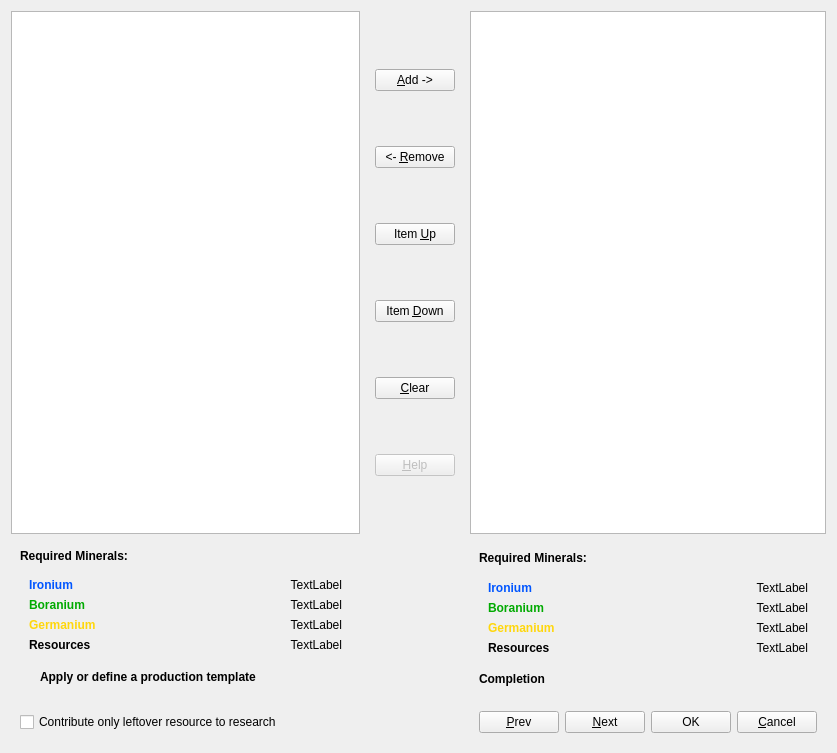
<?xml version="1.0" encoding="UTF-8"?>
<ui version="4.0">
 <class>ProductionQueueDialog</class>
 <widget class="QWidget" name="ProductionQueueDialog">
  <property name="geometry">
   <rect>
    <x>0</x>
    <y>0</y>
    <width>837</width>
    <height>753</height>
   </rect>
  </property>
  <property name="windowTitle">
   <string>Production Queue</string>
  </property>
  <layout class="QGridLayout" name="gridLayout">
   <item row="1" column="0">
    <widget class="QWidget" name="widget_2" native="true">
     <layout class="QVBoxLayout" name="verticalLayout_2">
      <item>
       <widget class="QLabel" name="label_2">
        <property name="font">
         <font>
          <bold>true</bold>
         </font>
        </property>
        <property name="text">
         <string>Required Minerals:</string>
        </property>
       </widget>
      </item>
      <item>
       <widget class="QWidget" name="widget_4" native="true">
        <layout class="QFormLayout" name="formLayout">
         <item row="0" column="0">
          <widget class="QLabel" name="ironiumLabel1">
           <property name="font">
            <font>
             <bold>true</bold>
            </font>
           </property>
           <property name="styleSheet">
            <string notr="true">color: rgb(0, 85, 255)</string>
           </property>
           <property name="text">
            <string>Ironium</string>
           </property>
          </widget>
         </item>
         <item row="0" column="1">
          <widget class="QLabel" name="ironiumValueLabel1">
           <property name="text">
            <string>TextLabel</string>
           </property>
           <property name="alignment">
            <set>Qt::AlignRight|Qt::AlignTrailing|Qt::AlignVCenter</set>
           </property>
          </widget>
         </item>
         <item row="1" column="0">
          <widget class="QLabel" name="boraniumLabel1">
           <property name="font">
            <font>
             <bold>true</bold>
            </font>
           </property>
           <property name="styleSheet">
            <string notr="true">color: rgb(0, 170, 0)</string>
           </property>
           <property name="text">
            <string>Boranium</string>
           </property>
          </widget>
         </item>
         <item row="1" column="1">
          <widget class="QLabel" name="boraniumValueLabel1">
           <property name="text">
            <string>TextLabel</string>
           </property>
           <property name="alignment">
            <set>Qt::AlignRight|Qt::AlignTrailing|Qt::AlignVCenter</set>
           </property>
          </widget>
         </item>
         <item row="2" column="0">
          <widget class="QLabel" name="germaniumLabel1">
           <property name="font">
            <font>
             <bold>true</bold>
            </font>
           </property>
           <property name="styleSheet">
            <string notr="true">color: rgb(255, 215, 12)</string>
           </property>
           <property name="text">
            <string>Germanium</string>
           </property>
          </widget>
         </item>
         <item row="2" column="1">
          <widget class="QLabel" name="germaniumValueLabel1">
           <property name="text">
            <string>TextLabel</string>
           </property>
           <property name="alignment">
            <set>Qt::AlignRight|Qt::AlignTrailing|Qt::AlignVCenter</set>
           </property>
          </widget>
         </item>
         <item row="3" column="0">
          <widget class="QLabel" name="resourcesLabel1">
           <property name="font">
            <font>
             <bold>true</bold>
            </font>
           </property>
           <property name="text">
            <string>Resources</string>
           </property>
          </widget>
         </item>
         <item row="3" column="1">
          <widget class="QLabel" name="resourcesValueLabel1">
           <property name="text">
            <string>TextLabel</string>
           </property>
           <property name="alignment">
            <set>Qt::AlignRight|Qt::AlignTrailing|Qt::AlignVCenter</set>
           </property>
          </widget>
         </item>
        </layout>
       </widget>
      </item>
      <item>
       <layout class="QHBoxLayout" name="horizontalLayout_3">
        <property name="spacing">
         <number>0</number>
        </property>
        <property name="sizeConstraint">
         <enum>QLayout::SetNoConstraint</enum>
        </property>
        <item>
         <widget class="FreeStars::DiamondButton" name="applyProductionTemplateButton" native="true">
          <property name="minimumSize">
           <size>
            <width>20</width>
            <height>20</height>
           </size>
          </property>
          <property name="maximumSize">
           <size>
            <width>20</width>
            <height>20</height>
           </size>
          </property>
         </widget>
        </item>
        <item>
         <widget class="QLabel" name="label_19">
          <property name="font">
           <font>
            <bold>true</bold>
           </font>
          </property>
          <property name="text">
           <string>Apply or define a production template</string>
          </property>
         </widget>
        </item>
       </layout>
      </item>
     </layout>
    </widget>
   </item>
   <item row="0" column="0">
    <widget class="QTableView" name="orderTemplatesView">
     <property name="enabled">
      <bool>true</bool>
     </property>
     <property name="selectionMode">
      <enum>QAbstractItemView::SingleSelection</enum>
     </property>
     <property name="selectionBehavior">
      <enum>QAbstractItemView::SelectRows</enum>
     </property>
     <property name="showGrid">
      <bool>false</bool>
     </property>
     <attribute name="horizontalHeaderVisible">
      <bool>false</bool>
     </attribute>
     <attribute name="verticalHeaderVisible">
      <bool>false</bool>
     </attribute>
    </widget>
   </item>
   <item row="1" column="2">
    <widget class="QWidget" name="widget_3" native="true">
     <layout class="QVBoxLayout" name="verticalLayout_3">
      <item>
       <widget class="QLabel" name="requiredMineralsLabel2">
        <property name="font">
         <font>
          <bold>true</bold>
         </font>
        </property>
        <property name="text">
         <string>Required Minerals:</string>
        </property>
       </widget>
      </item>
      <item>
       <widget class="QWidget" name="widget_5" native="true">
        <layout class="QFormLayout" name="formLayout_2">
         <item row="0" column="0">
          <widget class="QLabel" name="ironiumLabel2">
           <property name="font">
            <font>
             <bold>true</bold>
            </font>
           </property>
           <property name="styleSheet">
            <string notr="true">color: rgb(0, 85, 255)</string>
           </property>
           <property name="text">
            <string>Ironium</string>
           </property>
          </widget>
         </item>
         <item row="0" column="1">
          <widget class="QLabel" name="ironiumValueLabel2">
           <property name="text">
            <string>TextLabel</string>
           </property>
           <property name="alignment">
            <set>Qt::AlignRight|Qt::AlignTrailing|Qt::AlignVCenter</set>
           </property>
          </widget>
         </item>
         <item row="1" column="0">
          <widget class="QLabel" name="boraniumLabel2">
           <property name="font">
            <font>
             <bold>true</bold>
            </font>
           </property>
           <property name="styleSheet">
            <string notr="true">color: rgb(0, 170, 0)</string>
           </property>
           <property name="text">
            <string>Boranium</string>
           </property>
          </widget>
         </item>
         <item row="1" column="1">
          <widget class="QLabel" name="boraniumValueLabel2">
           <property name="text">
            <string>TextLabel</string>
           </property>
           <property name="alignment">
            <set>Qt::AlignRight|Qt::AlignTrailing|Qt::AlignVCenter</set>
           </property>
          </widget>
         </item>
         <item row="2" column="0">
          <widget class="QLabel" name="germaniumLabel2">
           <property name="font">
            <font>
             <bold>true</bold>
            </font>
           </property>
           <property name="styleSheet">
            <string notr="true">color: rgb(255, 215, 12)</string>
           </property>
           <property name="text">
            <string>Germanium</string>
           </property>
          </widget>
         </item>
         <item row="2" column="1">
          <widget class="QLabel" name="germaniumValueLabel2">
           <property name="text">
            <string>TextLabel</string>
           </property>
           <property name="alignment">
            <set>Qt::AlignRight|Qt::AlignTrailing|Qt::AlignVCenter</set>
           </property>
          </widget>
         </item>
         <item row="3" column="0">
          <widget class="QLabel" name="resourcesLabel2">
           <property name="font">
            <font>
             <bold>true</bold>
            </font>
           </property>
           <property name="text">
            <string>Resources</string>
           </property>
          </widget>
         </item>
         <item row="3" column="1">
          <widget class="QLabel" name="resourcesValueLabel2">
           <property name="text">
            <string>TextLabel</string>
           </property>
           <property name="alignment">
            <set>Qt::AlignRight|Qt::AlignTrailing|Qt::AlignVCenter</set>
           </property>
          </widget>
         </item>
        </layout>
       </widget>
      </item>
      <item>
       <widget class="QLabel" name="completionLabel">
        <property name="font">
         <font>
          <bold>true</bold>
         </font>
        </property>
        <property name="text">
         <string>Completion</string>
        </property>
       </widget>
      </item>
     </layout>
    </widget>
   </item>
   <item row="0" column="2">
    <widget class="QTableView" name="actualOrdersView">
     <property name="selectionMode">
      <enum>QAbstractItemView::SingleSelection</enum>
     </property>
     <property name="selectionBehavior">
      <enum>QAbstractItemView::SelectRows</enum>
     </property>
     <property name="textElideMode">
      <enum>Qt::ElideRight</enum>
     </property>
     <property name="showGrid">
      <bool>false</bool>
     </property>
     <property name="wordWrap">
      <bool>true</bool>
     </property>
     <attribute name="horizontalHeaderVisible">
      <bool>false</bool>
     </attribute>
     <attribute name="verticalHeaderVisible">
      <bool>false</bool>
     </attribute>
    </widget>
   </item>
   <item row="0" column="1">
    <widget class="QWidget" name="widget" native="true">
     <layout class="QVBoxLayout" name="verticalLayout">
      <item>
       <widget class="QPushButton" name="addButton">
        <property name="text">
         <string>&amp;Add -&gt;</string>
        </property>
       </widget>
      </item>
      <item>
       <widget class="QPushButton" name="removeButton">
        <property name="text">
         <string>&lt;- &amp;Remove</string>
        </property>
       </widget>
      </item>
      <item>
       <widget class="QPushButton" name="itemUpButton">
        <property name="text">
         <string>Item &amp;Up</string>
        </property>
       </widget>
      </item>
      <item>
       <widget class="QPushButton" name="itemDownButton">
        <property name="text">
         <string>Item &amp;Down</string>
        </property>
       </widget>
      </item>
      <item>
       <widget class="QPushButton" name="clearButton">
        <property name="text">
         <string>&amp;Clear</string>
        </property>
       </widget>
      </item>
      <item>
       <widget class="QPushButton" name="helpButton">
        <property name="enabled">
         <bool>false</bool>
        </property>
        <property name="text">
         <string>&amp;Help</string>
        </property>
       </widget>
      </item>
     </layout>
    </widget>
   </item>
   <item row="2" column="0">
    <widget class="QWidget" name="leftoverCheckbox" native="true">
     <layout class="QHBoxLayout" name="horizontalLayout_2">
      <item>
       <widget class="QCheckBox" name="payTaxCheckBox">
        <property name="text">
         <string>Contribute only leftover resource to research</string>
        </property>
       </widget>
      </item>
     </layout>
    </widget>
   </item>
   <item row="2" column="2">
    <widget class="QWidget" name="widget_7" native="true">
     <layout class="QHBoxLayout" name="horizontalLayout">
      <item>
       <widget class="QPushButton" name="prevButton">
        <property name="text">
         <string>&amp;Prev</string>
        </property>
       </widget>
      </item>
      <item>
       <widget class="QPushButton" name="nextButton">
        <property name="text">
         <string>&amp;Next</string>
        </property>
       </widget>
      </item>
      <item>
       <widget class="QPushButton" name="okButton">
        <property name="text">
         <string>OK</string>
        </property>
       </widget>
      </item>
      <item>
       <widget class="QPushButton" name="cancelButton">
        <property name="text">
         <string>&amp;Cancel</string>
        </property>
       </widget>
      </item>
     </layout>
    </widget>
   </item>
  </layout>
 </widget>
 <customwidgets>
  <customwidget>
   <class>FreeStars::DiamondButton</class>
   <extends>QWidget</extends>
   <header>diamond_button.h</header>
   <container>1</container>
  </customwidget>
 </customwidgets>
 <resources/>
 <connections/>
</ui>
